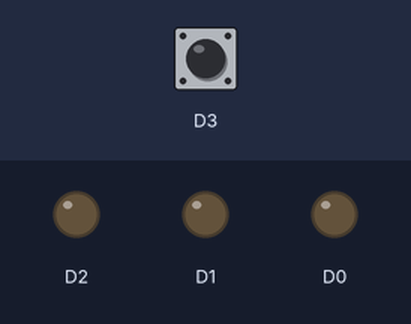
This sketch was run on a simulated ESP8266 (NodeMCU). Parts: output pins drawn as LEDs (lit = HIGH). Inputs (shaded band) come from the test bench; at power-on: D3 HIGH.

Above: at 1.2 s.
1.3 s: D3 pulled LOW for 0.15 s
At 1.9 s:
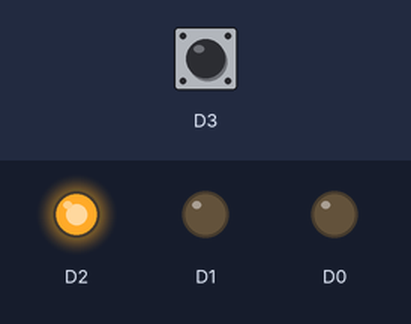
Timing chart, 0 to 4.3 s (numbered marks = the images above; inputs shaded):
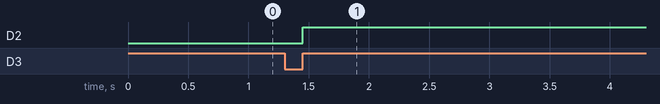

Measured:
- after the input at 1.3 s, D2: LOW → HIGH after 0.15 s

The sketch:

2.ino
```cpp
void setup() {
  pinMode(D0, OUTPUT);
  pinMode(D1, OUTPUT);
  pinMode(D2, OUTPUT);
  pinMode(D3, INPUT_PULLUP);
}

static int led = 0;
static bool pressed = false;

void loop() {
  if (digitalRead(D3) == LOW) {
    pressed = true;
  } else if (pressed){
    pressed = false;
    switch (led) {
      case 0:
        digitalWrite(D2, LOW);
        digitalWrite(D0, HIGH);
      case 1:
        digitalWrite(D0, LOW);
        digitalWrite(D1, HIGH);
      case 2:
        digitalWrite(D1, LOW);
        digitalWrite(D2, HIGH);
    }
    led++;
    if (led >= 3)
      led = 0;
  }
}
```
